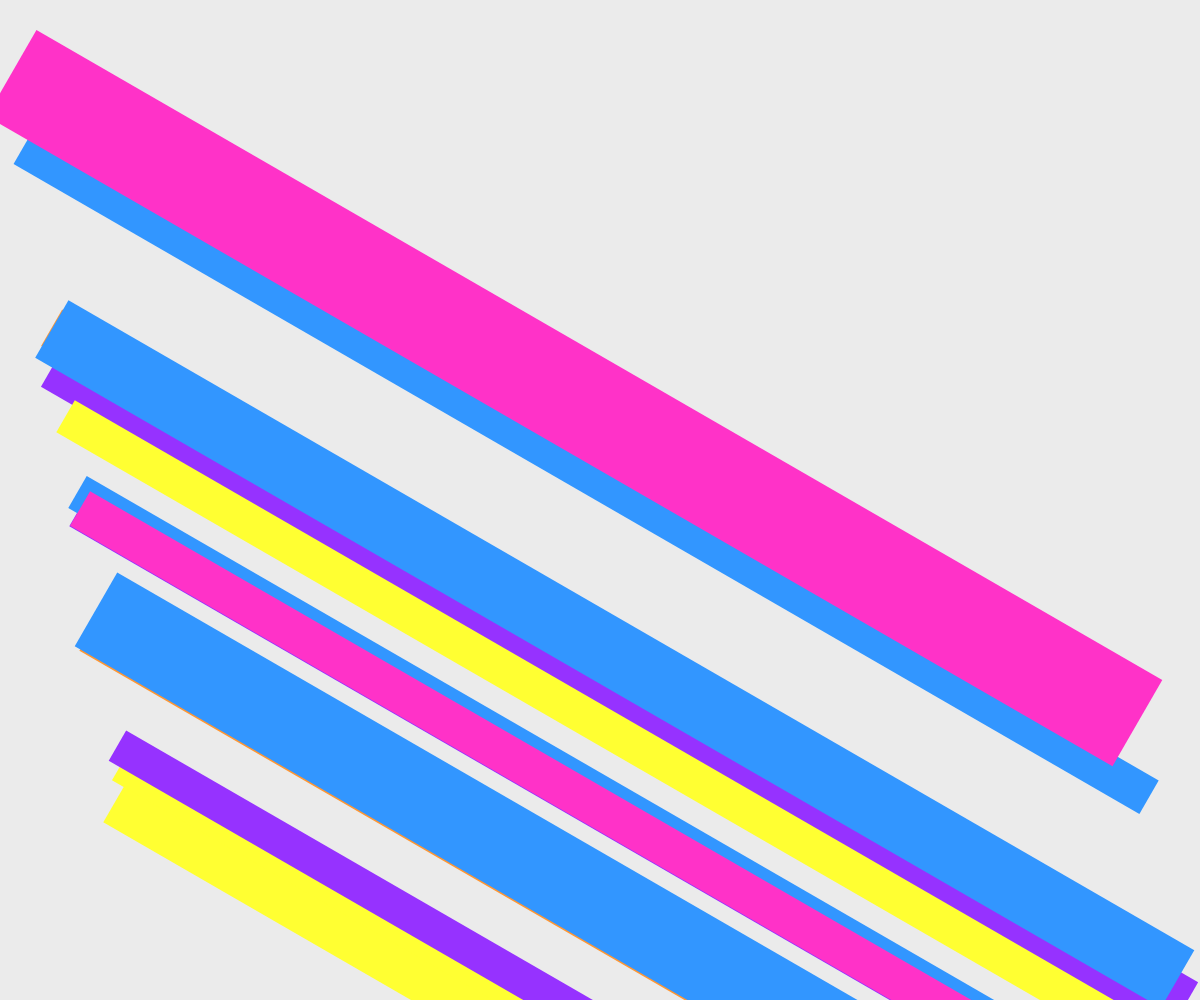
Frame 1 (no input)
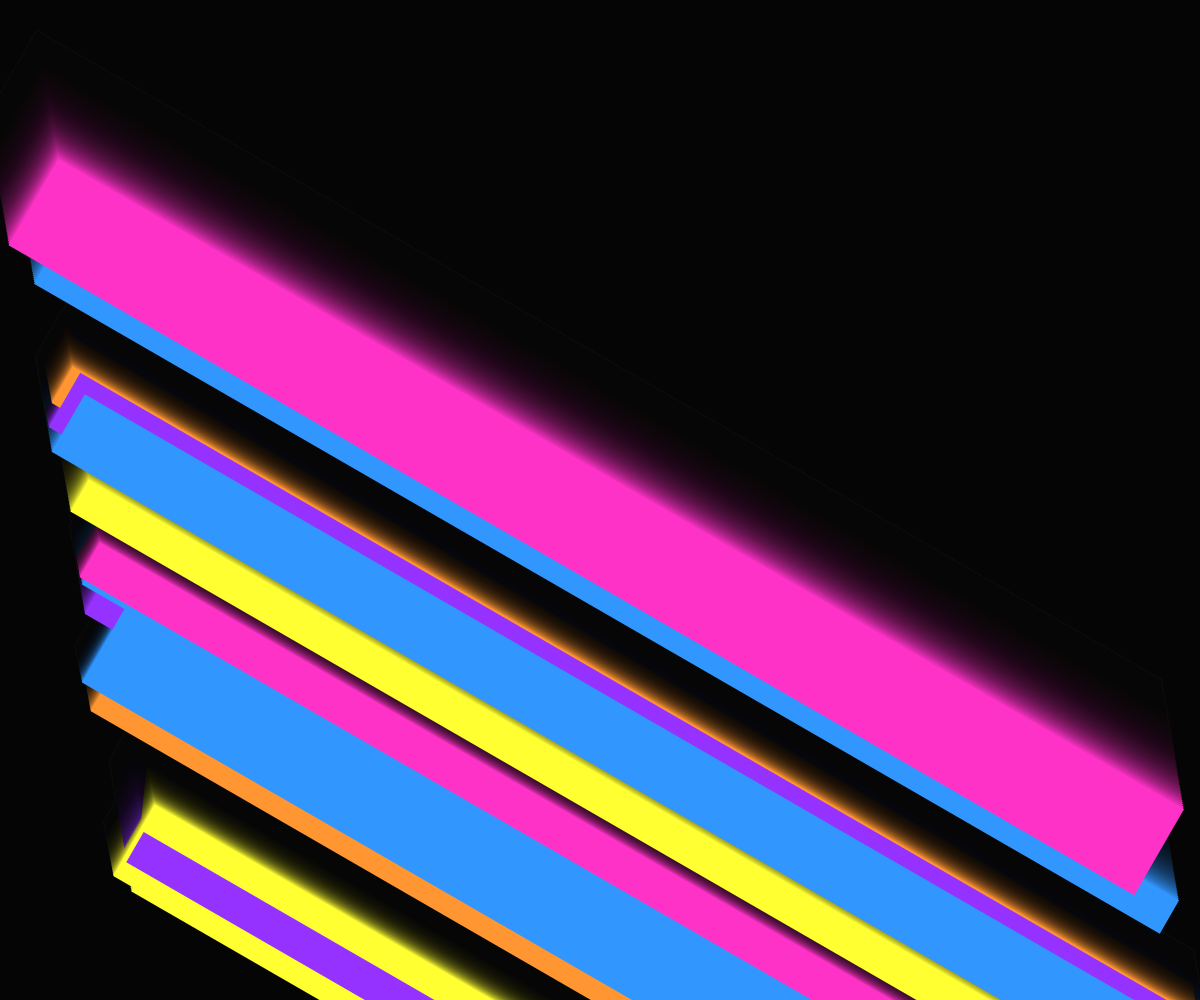
Frame 60 (no input)
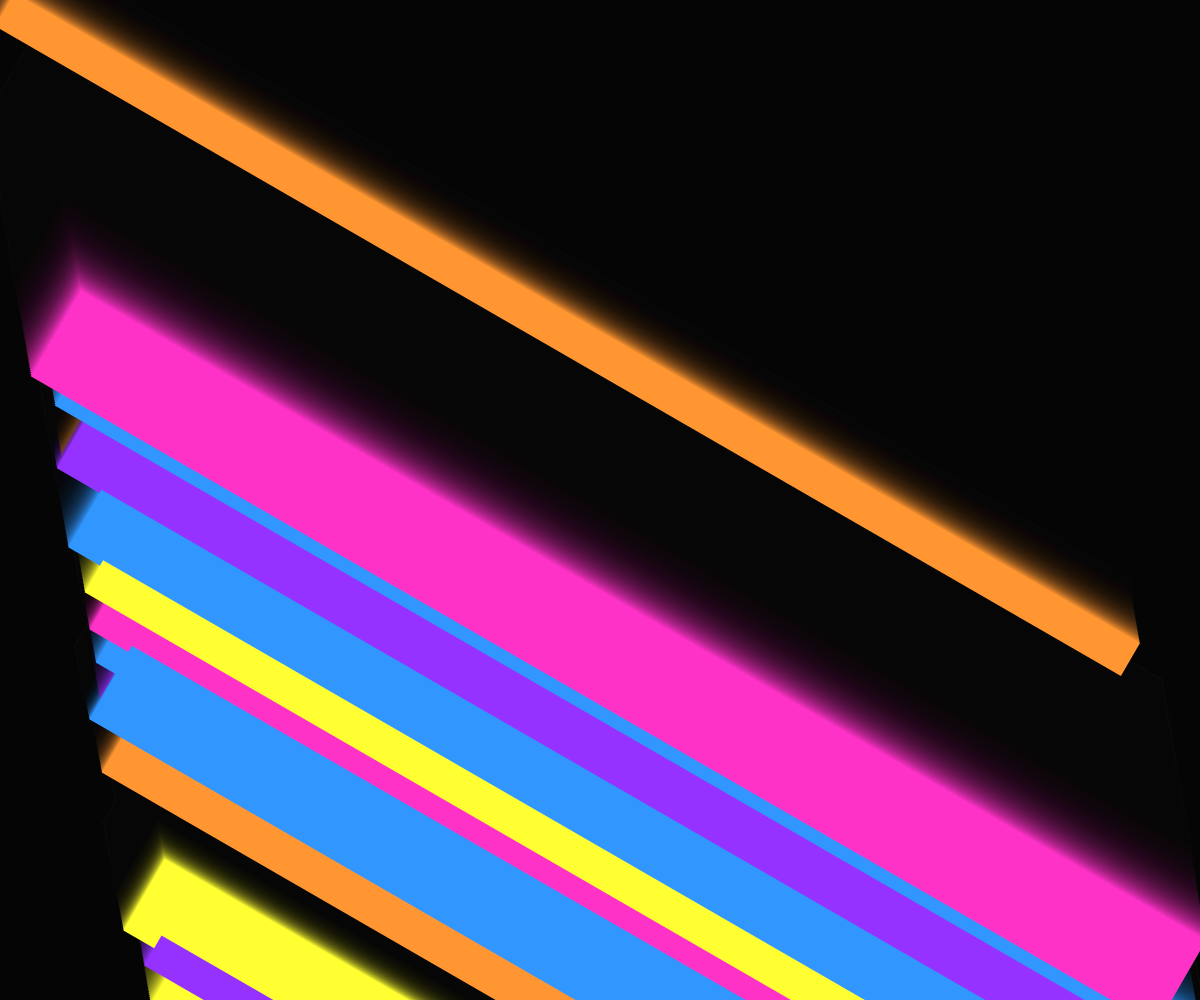
Frame 120 (the mouse pressed at the canvas centre since frame 60)

The p5.js sketch that drew these frames (run headless with seeded random() and noise() and a simulated clock; from frame 60 on, the mouse is pressed at the canvas centre):

// p5.js sketch
// ── sketch.js
let stripes = [];
let colorPalette = [
  [255, 50, 50],    // Red
  [255, 150, 50],   // Orange
  [255, 255, 50],   // Yellow
  [50, 255, 50],    // Green
  [50, 150, 255],   // Blue
  [150, 50, 255],   // Purple
  [255, 50, 200]    // Pink
];

function setup() {
  createCanvas(windowWidth, windowHeight);
  noStroke();
  
  // Initialize stripes with random positions and speeds
  for (let i = 0; i < 15; i++) {
    stripes.push({
      y: random(height),
      speed: random(0.5, 2),
      width: random(30, 100),
      colorIndex: floor(random(colorPalette.length)),
      easeFactor: random(0.01, 0.05)
    });
  }
}

function draw() {
  // Use a subtle background fade to create motion trails
  fill(0, 20);
  rect(0, 0, width, height);
  
  // Draw diagonal stripes with smooth transitions
  for (let i = 0; i < stripes.length; i++) {
    let s = stripes[i];
    
    // Smoothly update position using easing
    s.y += s.speed;
    
    // Reset stripe when it goes off screen
    if (s.y > height + 50) {
      s.y = -50;
      s.colorIndex = (s.colorIndex + 1) % colorPalette.length;
    }
    
    // Apply easing to the width for smooth slicing effect
    let targetWidth = s.width;
    s.width += (targetWidth - s.width) * s.easeFactor;
    
    // Calculate diagonal offset based on time and position
    let offsetX = (s.y + millis() * 0.01) * 0.2;
    
    // Draw the stripe with a diagonal pattern
    fill(colorPalette[s.colorIndex]);
    
    push();
    translate(0, s.y);
    rotate(radians(30)); // Diagonal angle
    
    rect(offsetX, -s.width/2, width + 100, s.width);
    pop();
  }
}

function windowResized() {
  resizeCanvas(windowWidth, windowHeight);
}
